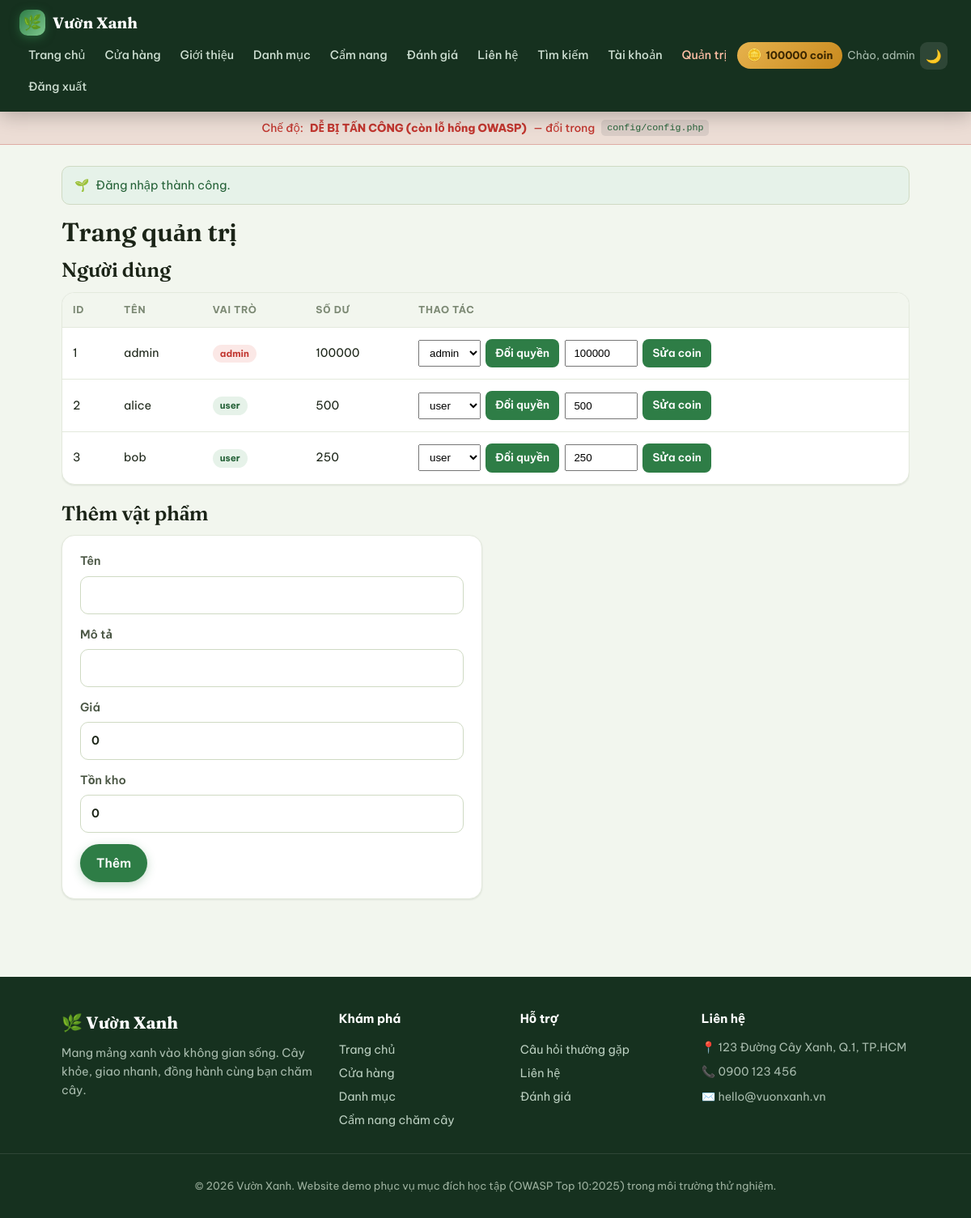
/admin.php (signed in), run on the app's committed database.
### tables this page shows
CREATE TABLE users (
    id            INT AUTO_INCREMENT PRIMARY KEY,
    username      VARCHAR(50)  NOT NULL UNIQUE,
     
     
     
    password_md5  VARCHAR(32)  DEFAULT NULL,
    password_hash VARCHAR(255) DEFAULT NULL,
    role          ENUM('user','admin') NOT NULL DEFAULT 'user',
    balance       INT NOT NULL DEFAULT 100,           
    bio           TEXT,
    created_at    TIMESTAMP DEFAULT CURRENT_TIMESTAMP
);

### includes/functions.php (called while the page is built, shortened)
<?php
function out($str) {
    return $str;
}
function current_user($conn) {
    $id = (int)$_SESSION['user_id'];
    $res = mysqli_query($conn, "SELECT * FROM users WHERE id = $id");
    return $res ? mysqli_fetch_assoc($res) : null;
}
function get_flashes() {
    $f = $_SESSION['flash'] ?? [];
    return $f;
}

### public/admin.php (the view, shortened to what this page needs)
<?php
require_once __DIR__ . '/../includes/functions.php';
$users = mysqli_query($conn, "SELECT * FROM users ORDER BY id");
include __DIR__ . '/../includes/header.php';
?>
<h1>Trang quản trị</h1>
<h2>Người dùng</h2>
<div class="table-scroll">
<table class="table">
    <tr><th>ID</th><th>Tên</th><th>Vai trò</th><th>Số dư</th><th>Thao tác</th></tr>
    <?php while ($u = mysqli_fetch_assoc($users)): ?>
    <tr>
        <td><?= (int)$u['id'] ?></td>
        <td><?= out($u['username']) ?></td>
        <td><span class="badge <?= $u['role']==='admin'?'badge-admin':'badge-user' ?>"><?= out($u['role']) ?></span></td>
        <td><?= (int)$u['balance'] ?></td>
        <td>
            <form method="post" class="inline">
                <select name="role">
                    <option value="user"  <?= $u['role']==='user'?'selected':'' ?>>user</option>
                    <option value="admin" <?= $u['role']==='admin'?'selected':'' ?>>admin</option>
                </select>
                <button type="submit">Đổi quyền</button>
            </form>
            <form method="post" class="inline">
                <input type="number" name="balance" value="<?= (int)$u['balance'] ?>" style="width:90px">
                <button type="submit">Sửa coin</button>
            </form>
        </td>
    </tr>
    <?php endwhile; ?>
</table>
</div>
<h2>Thêm vật phẩm</h2>
<form method="post" class="card form">
    <label>Tên <input name="name" required></label>
    <label>Mô tả <input name="description"></label>
    <label>Giá <input type="number" name="price" value="0"></label>
    <label>Tồn kho <input type="number" name="stock" value="0"></label>
    <button type="submit">Thêm</button>
</form>
<?php include __DIR__ . '/../includes/footer.php'; ?>

### includes/header.php (shortened to what this page needs)
<?php
require_once __DIR__ . '/functions.php';
$me = current_user($conn);
?><!DOCTYPE html>
<html lang="vi">
<head>
    <link rel="stylesheet" href="assets/css/style.css">
</head>
<body>
<header class="topbar">
    <a class="brand" href="index.php">Vườn Xanh</a>
    <nav>
        <a href="index.php">Trang chủ</a>
        <a href="shop.php">Cửa hàng</a>
        <a href="gioi-thieu.php">Giới thiệu</a>
        <a href="index.php#categories">Danh mục</a>
        <a href="index.php#blog">Cẩm nang</a>
        <a href="index.php#reviews">Đánh giá</a>
        <a href="index.php#contact">Liên hệ</a>
        <a href="search.php">Tìm kiếm</a>
        <?php if ($me): ?>
            <a href="profile.php?id=<?= (int)$me['id'] ?>">Tài khoản</a>
            <?php if ($me['role'] === 'admin'): ?>
                <a href="admin.php" class="admin-link">Quản trị</a>
            <?php endif; ?>
            <span class="coins"><?= (int)$me['balance'] ?> coin</span>
            <span class="hi">Chào, <?= out($me['username']) ?></span>
            <button id="theme-toggle" class="theme-btn" type="button" aria-label="Đổi giao diện sáng/tối" title="Sáng / Tối">🌙</button>
            <a href="logout.php">Đăng xuất</a>
        <?php else: ?>
            <a href="login.php">Đăng nhập</a>
            <a class="btn btn-nav" href="shop.php">Mua cây ngay</a>
            <button id="theme-toggle" class="theme-btn" type="button" aria-label="Đổi giao diện sáng/tối" title="Sáng / Tối">🌙</button>
        <?php endif; ?>
    </nav>
</header>
<div class="mode-banner <?= SECURE ? 'secure' : 'vuln' ?>">
    Chế độ: <strong><?= SECURE ? 'AN TOÀN (đã vá lỗ hổng)' : 'DỄ BỊ TẤN CÔNG (còn lỗ hổng OWASP)' ?></strong>
    &mdash; đổi trong <code>config/config.php</code>
</div>
<main class="container">
<?php foreach (get_flashes() as $f): ?>
    <div class="flash"><?= out($f) ?></div>
<?php endforeach; ?>

### data on the page
users: balance "100000", username "admin", id "1", role "admin"
users: id "2", username "alice", role "user", balance "500"
users: id "3", username "bob", role "user", balance "250"

### other printed values
out($f) "Đăng nhập thành công."
